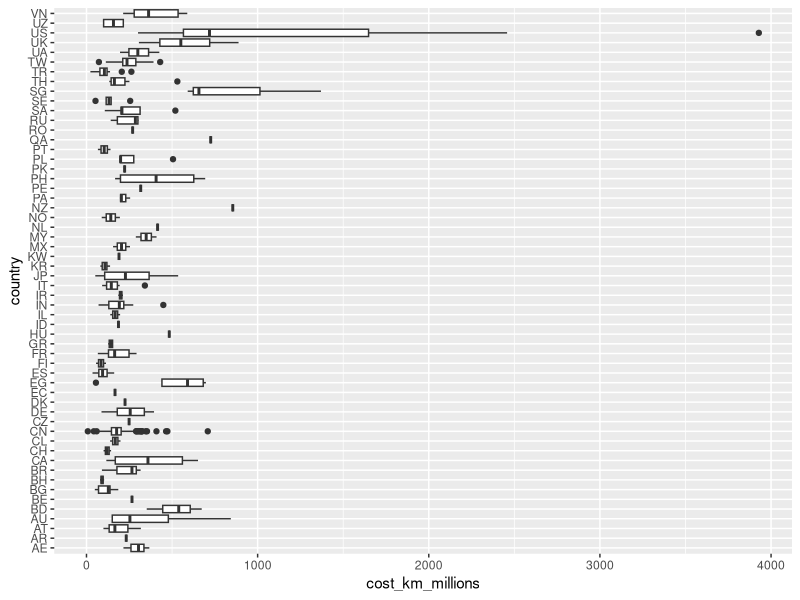
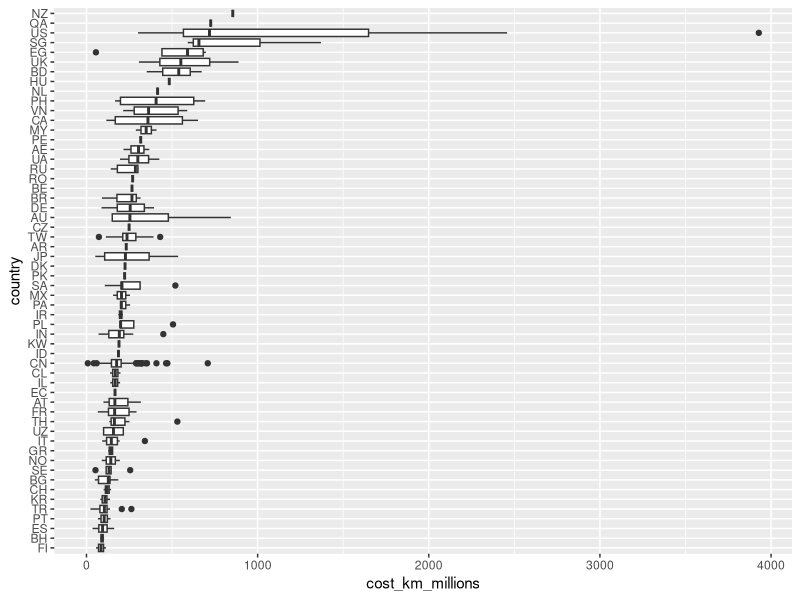

Recreate these plots in R, in order.
## ---- chunk 1
knitr::opts_chunk$set(echo = TRUE, message = FALSE, fig.align = "center", fig.height = 10)
## ---- chunk 2
library(tidyverse)
# getting the data from the web
# transit_cost <- readr::read_csv('https://raw.githubusercontent.com/rfordatascience/tidytuesday/master/data/2021/2021-01-05/transit_cost.csv')

# if you have it downloaded
transit_cost <- read_csv("transit_cost.csv")
## ---- chunk 3
skimr::skim(transit_cost)

# another way to do this: ktable?
## ---- chunk 4
glimpse(transit_cost)
## ---- chunk 5
transit_cost %>% 
  mutate(real_cost = parse_number(real_cost)) %>% 
  glimpse()

transit_cost %>% 
  tail(10)

transit_cost <- transit_cost %>% 
  filter(!is.na(e))
## ---- chunk 6
transit_cost <- transit_cost %>% 
  mutate(across(.cols = c(start_year, end_year, tunnel_per,
                          real_cost), parse_number))
  
## ---- chunk 7
# total cost 
transit_cost %>% 
  group_by(country) %>%
  summarise(mean_cost = mean(real_cost, na.rm = T)) %>% 
  arrange(mean_cost) %>% 
  slice(1:5)
  
transit_cost %>% 
  group_by(country) %>%
  summarise(mean_cost = mean(real_cost, na.rm = T)) %>% 
  arrange(desc(mean_cost)) %>% 
  slice(1:5)
# cost per km of rail laid 
transit_cost %>% 
  group_by(country) %>%
  summarise(mean_cost = mean(cost_km_millions, na.rm = T)) %>% 
  arrange(mean_cost) %>% 
  slice(1:5)
  

transit_cost %>% 
  group_by(country) %>%
  summarise(mean_cost = mean(cost_km_millions, na.rm = T)) %>% 
  arrange(desc(mean_cost)) %>% 
  slice(1:5)
  
## ---- chunk 8
transit_cost %>% 
  ggplot() + 
  geom_boxplot(aes(x = country, y = cost_km_millions)) + 
  coord_flip()
## ---- chunk 9
transit_cost %>% 
  mutate(country = as.factor(country),
         country = fct_reorder(country, cost_km_millions, 
                                   .fun = median)) %>% 
  ggplot() + 
  geom_boxplot(aes(x = country, 
                               y = cost_km_millions)) + 
  coord_flip()
